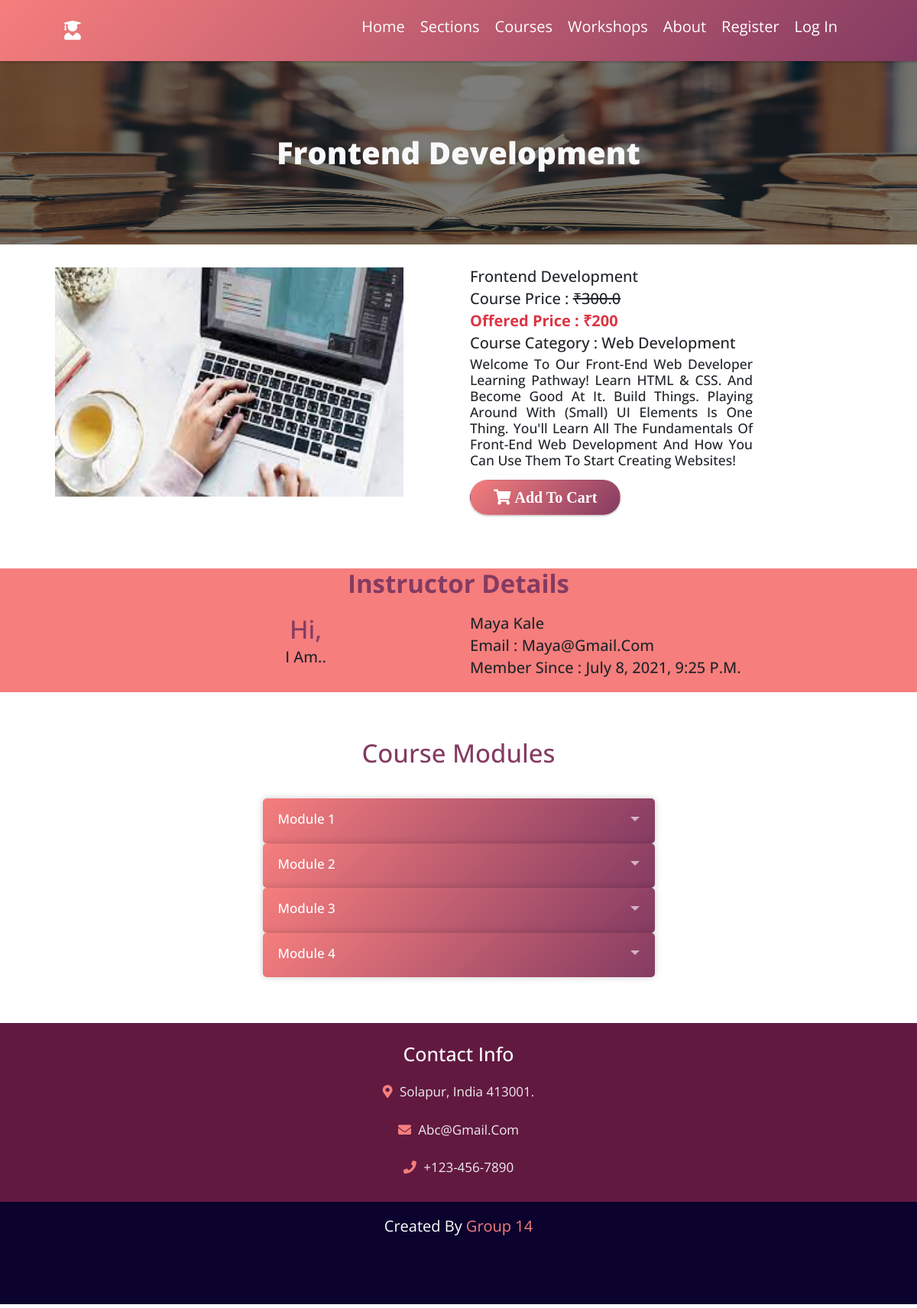
Page /single_course/?pid=2 on the committed database.
### users/models.py (models this page shows, shortened)
class add_course(models.Model):
	tutor = models.ForeignKey(User,on_delete=models.CASCADE)
	course_name = models.CharField(max_length=250)
	course_section = models.ForeignKey(Section,on_delete = models.CASCADE )
	course_price = models.FloatField()
	sale_price = models.CharField(max_length=200)
	course_image = models.ImageField(upload_to="courses/%Y/%m/%d")
	details = models.TextField()

class Section(models.Model):
	sec_name = models.CharField(max_length=100)
	cover_pic = models.FileField(upload_to="media/%Y/%m/%d")
	description = models.TextField()
	added_on = models.DateTimeField(auto_now_add=True)

### users/views.py (the view)
# urls.py: path('single_course/', views.single_course, name='single_course'),
def single_course(request):
	context = {}
	id = request.GET["pid"]
	obj = add_course.objects.get(id=id)
	context["course"] = obj
	cont = Content.objects.filter(course__id=id).order_by("module_no","chapter_no")
	conten = Content.objects.filter(course__id=id).order_by("chapter_no")
	mod = Content.objects.filter(course__id=id).order_by("module_no").values("module_no").distinct()
	cont1 = Content.objects.filter(Q(course__id=id)&Q(module_no=1)).order_by("chapter_no")
	context["content"] = cont
	context["modules"] = cont1
	mods = len(mod)
	context["some"] = mod
	return render(request,"users/single_course.html",context)

### users/models.py (called while the page is built)
	def __str__(self):
		return self.tutor.username

### users/templates/users/single_course.html (shortened to what this page needs)
{% extends 'users/base.html' %}
{% load static %}
{% block content %}
<div class="container-fluid" style="background:url('/static/users/img/library.jpg');background-size:100% 100%; margin-top: 80px;">
        <div class="row py-5" style="background:rgba(0,0,0,0.5)">
            <div class="col-md-12 py-5 my-5 text-light text-center font-weight-bold text-uppercase">
                <strong style="font-size: 40px;">{{course.course_name}}</strong>
            </div>
        </div>
    </div>
<div class="container-fluid">
        <div class="row py-4">
            <div class="col-md-6 ">
                <div class=" text-center py-4">
                    <img src="/media/{{course.course_image}}" alt="No Image" style="height:300px;width:80%;">
                </div>
            </div>
            <div class="col-md-4" style="">
            	<div class="py-4" style="text-align: justify;">
            	<h2>{{course.course_name}}</h2>
            	<h2>Course price : <del style="text-decoration: line-through;">&#8377;{{course.course_price}}</del></h2>
            	<h2 class="text-danger"><b>Offered price : &#8377;{{course.sale_price}}</b></h2>
            	<h2>Course Category : {{course.course_section.sec_name}}</h2>
            	<h3>{{course.details}}</h3>
            	<form action="{% url 'cart' %}" method="post">
        <button type="submit" class="btn">
            <i class="fa fa-shopping-cart"> Add to cart</i>
        </button>
        </form>
                </div>
            </div>
        </div>
</div>
<div class="container-fluid" style="background-color: #f67e7d;margin-top: 40px;">
	<h1><b>Instructor details</b></h1>
	<div class="row py-4">
	<div class="col-md-2" style="'margin-left: 40px;">
	</div>
	<div class="col-md-4">
		<h1>hi,</h1>
		<h2 style="text-align: center;">I am..</h2>
	</div>
	<div class="col-md-4">
		<h2>{{course.tutor.first_name}} {{course.tutor.last_name}}</h2>
		<h2>Email : {{course.tutor.email}}</h2>
		<h2>Member since : {{course.tutor.date_joined}}</h2>
	</div>
	</div>
</div>
<div class="container-fluid col-md-6" style="margin-bottom: 60px;margin-top: 60px;">
    <div style="margin-bottom: 40px;">
        <h1>Course Modules</h1>
    </div>
    {% regroup content by module_no as allmodule %}
{% for module_no in allmodule %}
    <div class="accordion" style="margin-bottom: 0px;margin-top: 0px;">
        <div class="" >
          <label for="s{{module_no}}" class="accordion__label">Module {{ module_no.grouper }}</label>
        </div>
    </div>
{% endfor %}
</div>
{% endblock content %}

### users/static/users/css/main.css (style rules this page uses)
:root { --gradient:linear-gradient(135deg, #f67e7d, #843b62); }
* { font-family: 'Open Sans', sans-serif; margin:0; padding:0; box-sizing: border-box; border:none; outline: none; text-decoration: none; text-transform: capitalize; transition: all .2s linear; }
html { font-size: 62.5%; overflow-x: hidden; }
.btn { padding:.7rem 3rem; font-size: 2rem; color:#fff; background:var(--gradient); border-radius: 5rem; margin-top: 1rem; cursor: pointer; box-shadow: 0 .1rem .3rem rgba(0,0,0,.3); position: relative; overflow: hidden; z-index: 0; }

### users/static/users/css/section_style.css (style rules this page uses)
:root { --gradient:linear-gradient(135deg, #f67e7d, #843b62); }
body { font-size: 170%; }
h1 { color: #843b62; font-size: 3.3rem; text-align: center; }
.accordion { width: 90%; margin-left: 5%; box-shadow: 0 0 10px rgba(0,0,0,0.2); border-radius: 5px; overflow: hidden; font-family: 'Quicksand', sans-serif; background: var(--gradient); }
.accordion__label, .accordion__content { padding: 14px 20px; }
.accordion__label { display: block; color: #fff; font-weight: 500; cursor: pointer; position: relative; transition: background 0.1s; }
.accordion__label::after { content: ""; position: absolute; top: 50%; transform: translateY(-50%); right: 20px; width: 12px; height: 6px; background-size: contain; transition: transform 0.4s; }

### rows in the picture
add_course: course_name "Frontend Development", course_image (picture), course_price "300.0", sale_price "200", course_section.sec_name "Web Development", details "Welcome To Our Front-End Web Developer Learning Pathway! Learn HTML & CSS. And Become Good At It. Build Things. Playing Around With (Small) UI Elements Is One Thing. You'll Learn All The Fundamentals Of Front-End Web Development And How You Can Use Them To Start Creating Websites!", tutor.first_name "Maya", tutor.last_name "Kale", tutor.email "Maya@gmail.com", tutor.date_joined "July 8, 2021, 9:25 P.m."

### other values in the picture
{{ module_no.grouper }} "1" "2" "3" "4"
